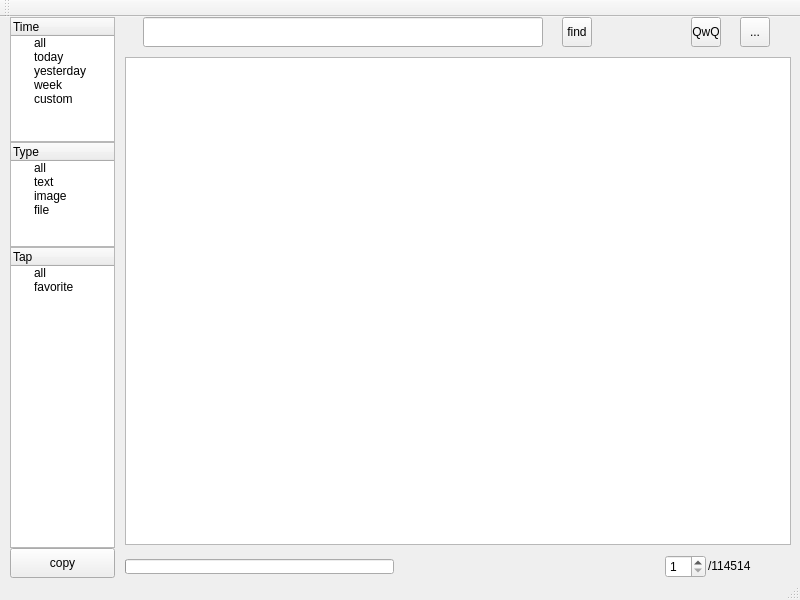
<?xml version="1.0" encoding="UTF-8"?>
<ui version="4.0">
 <class>DataPanel</class>
 <widget class="QMainWindow" name="DataPanel">
  <property name="geometry">
   <rect>
    <x>0</x>
    <y>0</y>
    <width>800</width>
    <height>600</height>
   </rect>
  </property>
  <property name="minimumSize">
   <size>
    <width>800</width>
    <height>600</height>
   </size>
  </property>
  <property name="maximumSize">
   <size>
    <width>800</width>
    <height>600</height>
   </size>
  </property>
  <property name="windowTitle">
   <string>MyClipboard</string>
  </property>
  <widget class="QWidget" name="centralwidget">
   <property name="sizePolicy">
    <sizepolicy hsizetype="Expanding" vsizetype="Expanding">
     <horstretch>0</horstretch>
     <verstretch>0</verstretch>
    </sizepolicy>
   </property>
   <property name="minimumSize">
    <size>
     <width>800</width>
     <height>600</height>
    </size>
   </property>
   <widget class="QWidget" name="horizontalLayoutWidget">
    <property name="geometry">
     <rect>
      <x>10</x>
      <y>0</y>
      <width>781</width>
      <height>561</height>
     </rect>
    </property>
    <layout class="QHBoxLayout" name="horizontalLayout">
     <property name="spacing">
      <number>10</number>
     </property>
     <property name="sizeConstraint">
      <enum>QLayout::SetDefaultConstraint</enum>
     </property>
     <item>
      <layout class="QVBoxLayout" name="verticalLayout">
       <property name="spacing">
        <number>0</number>
       </property>
       <item>
        <widget class="QTreeWidget" name="timeTreeWidget">
         <property name="sizePolicy">
          <sizepolicy hsizetype="Fixed" vsizetype="Expanding">
           <horstretch>0</horstretch>
           <verstretch>0</verstretch>
          </sizepolicy>
         </property>
         <property name="minimumSize">
          <size>
           <width>85</width>
           <height>0</height>
          </size>
         </property>
         <property name="maximumSize">
          <size>
           <width>105</width>
           <height>125</height>
          </size>
         </property>
         <property name="autoScrollMargin">
          <number>16</number>
         </property>
         <property name="selectionMode">
          <enum>QAbstractItemView::SingleSelection</enum>
         </property>
         <property name="animated">
          <bool>false</bool>
         </property>
         <property name="columnCount">
          <number>1</number>
         </property>
         <attribute name="headerMinimumSectionSize">
          <number>36</number>
         </attribute>
         <attribute name="headerDefaultSectionSize">
          <number>90</number>
         </attribute>
         <column>
          <property name="text">
           <string>Time</string>
          </property>
         </column>
         <item>
          <property name="text">
           <string>all</string>
          </property>
         </item>
         <item>
          <property name="text">
           <string>today</string>
          </property>
         </item>
         <item>
          <property name="text">
           <string>yesterday</string>
          </property>
         </item>
         <item>
          <property name="text">
           <string>week</string>
          </property>
         </item>
         <item>
          <property name="text">
           <string>custom</string>
          </property>
         </item>
        </widget>
       </item>
       <item>
        <widget class="QTreeWidget" name="typeTreeWidget">
         <property name="sizePolicy">
          <sizepolicy hsizetype="Fixed" vsizetype="Expanding">
           <horstretch>0</horstretch>
           <verstretch>0</verstretch>
          </sizepolicy>
         </property>
         <property name="maximumSize">
          <size>
           <width>105</width>
           <height>105</height>
          </size>
         </property>
         <column>
          <property name="text">
           <string>Type</string>
          </property>
         </column>
         <item>
          <property name="text">
           <string>all</string>
          </property>
         </item>
         <item>
          <property name="text">
           <string>text</string>
          </property>
         </item>
         <item>
          <property name="text">
           <string>image</string>
          </property>
         </item>
         <item>
          <property name="text">
           <string>file</string>
          </property>
         </item>
        </widget>
       </item>
       <item>
        <widget class="QTreeWidget" name="tapTreeWidget">
         <property name="sizePolicy">
          <sizepolicy hsizetype="Fixed" vsizetype="Expanding">
           <horstretch>0</horstretch>
           <verstretch>0</verstretch>
          </sizepolicy>
         </property>
         <property name="maximumSize">
          <size>
           <width>105</width>
           <height>16777215</height>
          </size>
         </property>
         <column>
          <property name="text">
           <string>Tap</string>
          </property>
         </column>
         <item>
          <property name="text">
           <string>all</string>
          </property>
         </item>
         <item>
          <property name="text">
           <string>favorite</string>
          </property>
         </item>
        </widget>
       </item>
       <item>
        <layout class="QHBoxLayout" name="horizontalLayout_5"/>
       </item>
       <item>
        <widget class="QPushButton" name="pushButton">
         <property name="sizePolicy">
          <sizepolicy hsizetype="Preferred" vsizetype="Fixed">
           <horstretch>0</horstretch>
           <verstretch>0</verstretch>
          </sizepolicy>
         </property>
         <property name="minimumSize">
          <size>
           <width>100</width>
           <height>30</height>
          </size>
         </property>
         <property name="maximumSize">
          <size>
           <width>16777215</width>
           <height>60</height>
          </size>
         </property>
         <property name="text">
          <string>copy</string>
         </property>
        </widget>
       </item>
      </layout>
     </item>
     <item>
      <layout class="QVBoxLayout" name="verticalLayout_4">
       <property name="spacing">
        <number>10</number>
       </property>
       <item>
        <layout class="QHBoxLayout" name="horizontalLayout_2">
         <property name="spacing">
          <number>1</number>
         </property>
         <item>
          <widget class="QLineEdit" name="lineEdit">
           <property name="sizePolicy">
            <sizepolicy hsizetype="Expanding" vsizetype="Preferred">
             <horstretch>0</horstretch>
             <verstretch>0</verstretch>
            </sizepolicy>
           </property>
           <property name="minimumSize">
            <size>
             <width>300</width>
             <height>0</height>
            </size>
           </property>
           <property name="maximumSize">
            <size>
             <width>400</width>
             <height>16777215</height>
            </size>
           </property>
          </widget>
         </item>
         <item>
          <widget class="QToolButton" name="findToolButton">
           <property name="minimumSize">
            <size>
             <width>30</width>
             <height>30</height>
            </size>
           </property>
           <property name="maximumSize">
            <size>
             <width>30</width>
             <height>30</height>
            </size>
           </property>
           <property name="text">
            <string>find</string>
           </property>
           <property name="shortcut">
            <string>Return</string>
           </property>
          </widget>
         </item>
         <item>
          <spacer name="horizontalSpacer">
           <property name="orientation">
            <enum>Qt::Horizontal</enum>
           </property>
           <property name="sizeType">
            <enum>QSizePolicy::Ignored</enum>
           </property>
           <property name="sizeHint" stdset="0">
            <size>
             <width>40</width>
             <height>20</height>
            </size>
           </property>
          </spacer>
         </item>
         <item>
          <spacer name="horizontalSpacer_2">
           <property name="orientation">
            <enum>Qt::Horizontal</enum>
           </property>
           <property name="sizeType">
            <enum>QSizePolicy::Fixed</enum>
           </property>
           <property name="sizeHint" stdset="0">
            <size>
             <width>40</width>
             <height>20</height>
            </size>
           </property>
          </spacer>
         </item>
         <item>
          <widget class="QToolButton" name="refreshToolButton">
           <property name="sizePolicy">
            <sizepolicy hsizetype="Fixed" vsizetype="Fixed">
             <horstretch>0</horstretch>
             <verstretch>0</verstretch>
            </sizepolicy>
           </property>
           <property name="minimumSize">
            <size>
             <width>30</width>
             <height>30</height>
            </size>
           </property>
           <property name="maximumSize">
            <size>
             <width>30</width>
             <height>30</height>
            </size>
           </property>
           <property name="text">
            <string>QwQ</string>
           </property>
          </widget>
         </item>
         <item>
          <widget class="QToolButton" name="settingToolButton">
           <property name="maximumSize">
            <size>
             <width>30</width>
             <height>30</height>
            </size>
           </property>
           <property name="text">
            <string>...</string>
           </property>
          </widget>
         </item>
        </layout>
       </item>
       <item>
        <widget class="QTableWidget" name="tableWidget">
         <property name="font">
          <font>
           <pointsize>9</pointsize>
          </font>
         </property>
         <property name="iconSize">
          <size>
           <width>50</width>
           <height>50</height>
          </size>
         </property>
        </widget>
       </item>
       <item>
        <layout class="QHBoxLayout" name="horizontalLayout_3">
         <property name="spacing">
          <number>2</number>
         </property>
         <item>
          <widget class="QProgressBar" name="progressBar_2">
           <property name="maximumSize">
            <size>
             <width>500</width>
             <height>15</height>
            </size>
           </property>
           <property name="value">
            <number>0</number>
           </property>
           <property name="textVisible">
            <bool>false</bool>
           </property>
          </widget>
         </item>
         <item>
          <spacer name="horizontalSpacer_3">
           <property name="orientation">
            <enum>Qt::Horizontal</enum>
           </property>
           <property name="sizeHint" stdset="0">
            <size>
             <width>40</width>
             <height>20</height>
            </size>
           </property>
          </spacer>
         </item>
         <item>
          <widget class="QSpinBox" name="spinBox">
           <property name="wrapping">
            <bool>false</bool>
           </property>
           <property name="frame">
            <bool>true</bool>
           </property>
           <property name="keyboardTracking">
            <bool>true</bool>
           </property>
           <property name="minimum">
            <number>1</number>
           </property>
           <property name="maximum">
            <number>10</number>
           </property>
           <property name="stepType">
            <enum>QAbstractSpinBox::DefaultStepType</enum>
           </property>
          </widget>
         </item>
         <item>
          <widget class="QLabel" name="label">
           <property name="maximumSize">
            <size>
             <width>500</width>
             <height>20</height>
            </size>
           </property>
           <property name="text">
            <string>/114514</string>
           </property>
          </widget>
         </item>
         <item>
          <spacer name="horizontalSpacer_5">
           <property name="orientation">
            <enum>Qt::Horizontal</enum>
           </property>
           <property name="sizeType">
            <enum>QSizePolicy::Preferred</enum>
           </property>
           <property name="sizeHint" stdset="0">
            <size>
             <width>40</width>
             <height>20</height>
            </size>
           </property>
          </spacer>
         </item>
        </layout>
       </item>
      </layout>
     </item>
    </layout>
   </widget>
  </widget>
  <widget class="QMenuBar" name="menubar">
   <property name="geometry">
    <rect>
     <x>0</x>
     <y>0</y>
     <width>800</width>
     <height>21</height>
    </rect>
   </property>
  </widget>
  <widget class="QStatusBar" name="statusbar"/>
  <widget class="QToolBar" name="toolBar">
   <property name="windowTitle">
    <string>toolBar</string>
   </property>
   <attribute name="toolBarArea">
    <enum>TopToolBarArea</enum>
   </attribute>
   <attribute name="toolBarBreak">
    <bool>false</bool>
   </attribute>
  </widget>
 </widget>
 <resources/>
 <connections/>
</ui>
